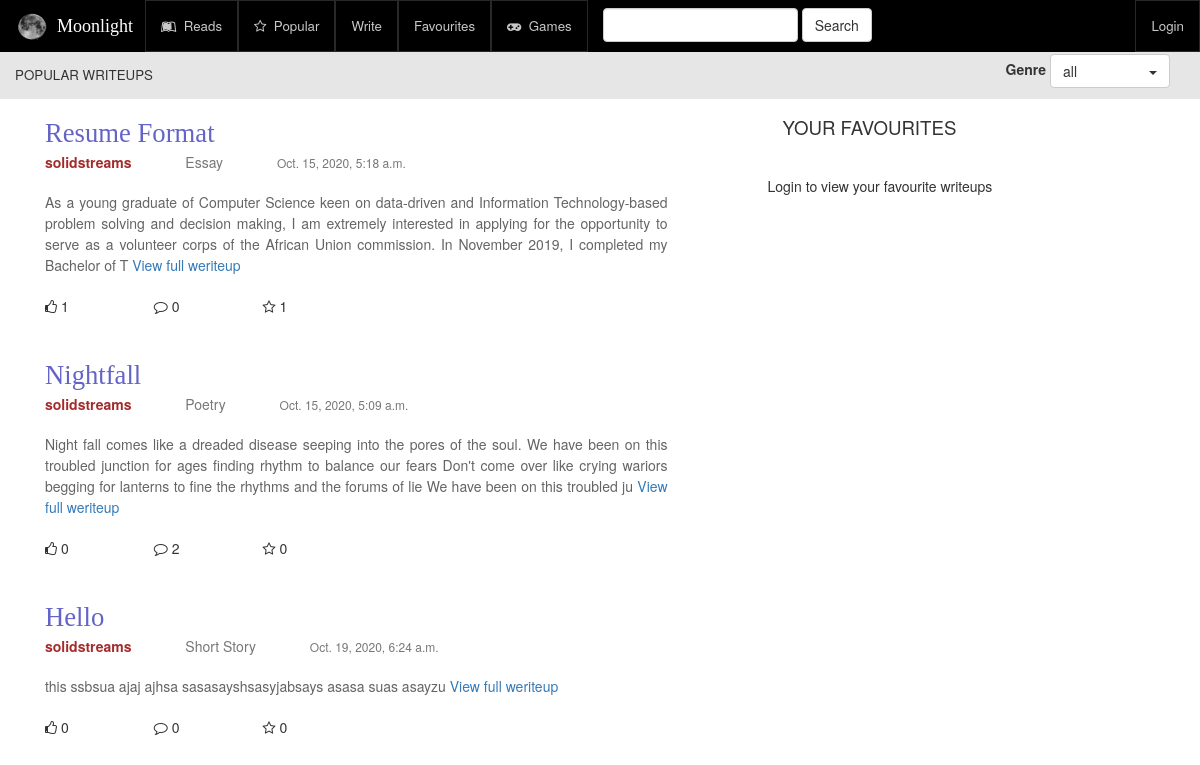
Page /popular/all on the committed database.
### writeups/models.py (models this page shows, shortened)
class Writeup(models.Model):
    genre = models.ForeignKey(Genre, on_delete=models.CASCADE)
    author = models.ForeignKey(User, on_delete=models.CASCADE)
    title = models.CharField(max_length=250)
    text = models.TextField()
    note = models.TextField(blank=True)
    draft = models.BooleanField(default=False, help_text="Do you want to save this writeup as draft?")
    time = models.DateTimeField(auto_now_add=True)
    likes = models.IntegerField(default=0, blank=False)
    favourites = models.IntegerField(default=0, blank=False)
    comments = models.IntegerField(default=0, blank=False)
    views = models.IntegerField(default=0, blank=False)

class Genre(models.Model):
    name = models.CharField(max_length=250)

### writeups/views.py (the view)
# urls.py: path('popular/<genre>', views.PopularRead.as_view(), name="popular"),
class PopularRead(View):
    def get(self, request, genre):
        writeups = get_popular_writeups(genre)
        favourites = {}
        if request.user.is_authenticated:
            favourites = get_favourite_writeups(request, 'all')
        paginator = Paginator(writeups, 10)
        page_no = request.GET.get('page')
        context = {
            'page_obj': paginator.get_page(page_no),
            'favourites': favourites,
            'genre': genre
        }
        return render(request, "writeups/popular_read.html", context)

### writeups/utiliity.py (called while the page is built)
def get_popular_writeups(genre):
    if genre == 'all':
        writeups = Writeup.objects.filter(draft=False).order_by('views').reverse()
    else:
        writeups = Writeup.objects.filter(genre__name=genre).filter(draft=False).order_by('views')
    return writeups

### writeups/templates/writeups/popular_read.html (shortened to what this page needs)
{% extends 'writeups/base_read.html' %}
{% load static %}
{% block head_title %}
	POPULAR WRITEUPS
{% endblock %}

### writeups/templates/writeups/base_read.html (shortened to what this page needs)
{% extends 'writeups/base.html' %}
{% load static %}
{% block css %}
	<link rel="stylesheet" href="{% static 'writeups/css/read.css' %}" />
{% endblock %}
{% block mainBody %}
					<div class="subnav col-xs-12 col-md-12 col-sm-12 col-lg-12">
					<div class="genre-form">
						<label> Genre </label>
						<span class="btn btn-default toggle-drop-down"> {{genre}} <span class="caret"></span></span>
					</div>
				</div>
				<div class="section-left col-xs-12 col-md-7 col-sm-7 col-lg-7">
					<div class="left-cont">
						{% for writeup in page_obj %}
							<div class="each-writeup">
								<div class="writeup-header">
									<a href="{% url 'writeups:writeup' writeup.pk %}"> <div class="writeup_title"> {{writeup.title}}</div> </a>
									<div class="auth-genre">
										<a href="{% url 'writeups:dashboard' writeup.author.username %}"><span class="writeup_author"> {{writeup.author.username}} </span></a>
										<span class="writeup_genre text-muted"> {{writeup.genre.name}} </span>
										<span class="writeup_date text-muted"> {{writeup.time}} </span>
									</div>
								</div>
									<div class="writeup-body">
										{{ writeup.text | slice:"0:300" }} <a href="{% url 'writeups:writeup' writeup.pk %}"> View full weriteup </a>
									</div>
									<div class="content-reactions row">
										<div class="col-xs-4 col-sm-2 col-md-2 col-lg-2">
											<span class="fa fa-thumbs-o-up reaction-icon"> </span>
											<span class="reaction-count">{{writeup.likes}}</span>
										</div>
										<div class="col-xs-4 col-sm-2 col-md-2 col-lg-2"">
											<span class="fa fa-comment-o reaction-icon"> </span>
											<span class="reaction-count">{{writeup.comments}}</span>
										</div>
										<div class="col-xs-4 col-sm-2 col-md-2 col-lg-2"">
											<span class="fa fa-star-o reaction-icon"> </span>
											<span class="reaction-count">{{writeup.favourites}}</span>
										</div>
									</div>
							</div>
						{% endfor %}
					</div>
				</div>
					<div class="section-right col-xs-12 col-sm-5 col-md-5 col-lg-5">
						<div class="right-cont">
							<div class="others-section">
								<div class="others-header"> YOUR FAVOURITES </div>
									{% if user.is_authenticated %}
										{% for favourite in favourites %}
											<div class="other-body">
												<div class="each-others">
													<div class="each-title"> {{favourite.post.title}} </div>
													<div class="auth-others">
														<span class="writeup_author"> {{favourite.post.author.username}} </span>
														<span class="writeup_genre text-muted"> {{favourite.post.genre.name}} </span>
														<span class="writeup_date text-muted"> {{favourite.post.time}} </span>
													</div>
													<div class="writeup-body">
														{{favourite.post.text | slice:"0:150"}}... <a href="{% url 'writeups:writeup' favourite.post.pk %}"> Read more </a>
													</div>
													<div class="content-reactions row">
														<div class="col-xs-4 col-sm-4 col-md-4 col-lg-4">
															<span class="fa fa-thumbs-o-up reaction-icon"> </span>
															<span class="reaction-count">{{favourite.post.likes}}</span>
														</div>
														<div class="col-xs-4 col-sm-4 col-md-4 col-lg-4">
															<span class="fa fa-comment-o reaction-icon"> </span>
															<span class="reaction-count">{{favourite.post.comments}}</span>
														</div>
														<div class="col-xs-4 col-sm-4 col-md-4 col-lg-4">
															<span class="fa fa-star-o reaction-icon"> </span>
															<span class="reaction-count">{{favourite.post.favourites}}</span>
														</div>
													</div>
												</div>
											</div>
											{% endfor %}
										{% else %}
											<p> Login to view your favourite writeups </p>
										{% endif %}
							</div>
						</div>
					</div>
{% endblock %}

### writeups/static/writeups/css/base.css (style rules this page uses)
a { text-decoration: none; }

### writeups/static/writeups/css/read.css (style rules this page uses)
.subnav { float: right; margin-right: 15px; margin-top: -45px; text-align: right; }
.each-writeup { margin-bottom: 40px; }
.writeup-header { margin-bottom: 20px; }
.writeup_title { font-size: 20pt; color: rgb(100, 100, 200); font-family: times; }
.writeup_author { color: brown; font-weight: bolder; margin-right: 50px; }
.writeup-body { line-height: 1.5; text-align: justify; margin-bottom: 20px; color: rgb(100, 100, 100) }
.left-cont { padding: 15px; }
.writeup_date { margin-left: 50px; font-size: 9pt; z-index: -1; }
.section-right { padding-left: 70px; }
.others-header { font-size: 14pt; margin-bottom: 20px; padding: 15px; }
.genre-form { position: absolute; right: 0px; z-index: 1000 }
.toggle-drop-down { width: 120px; text-align: left; }
.caret { float: right; margin-top: 10px; }

### rows in the picture
Writeup: title "Resume Format", author.username "solidstreams", genre.name "Essay", time "Oct. 15, 2020, 5:18 a.m.", text "As a young graduate of Computer Science keen on data-driven and Information Technology-based problem solving and decision making, I am extremely interested in applying for the opportunity to serve as a volunteer corps of the African Union commission. In November 2019, I completed my Bachelor of T", likes "1", comments "0", favourites "1"
Writeup: title "Nightfall", author.username "solidstreams", genre.name "Poetry", time "Oct. 15, 2020, 5:09 a.m.", text "Night fall comes like a dreaded disease seeping into the pores of the soul. We have been on this troubled junction for ages finding rhythm to balance our fears Don't come over like crying wariors begging for lanterns to fine the rhythms and the forums of lie We have been on this troubled ju", likes "0", comments "2", favourites "0"
Writeup: title "Hello", author.username "solidstreams", genre.name "Short Story", time "Oct. 19, 2020, 6:24 a.m.", text "this ssbsua ajaj ajhsa sasasayshsasyjabsays asasa suas asayzu", likes "0", comments "0", favourites "0"

### other values in the picture
{{ genre }} "all"
